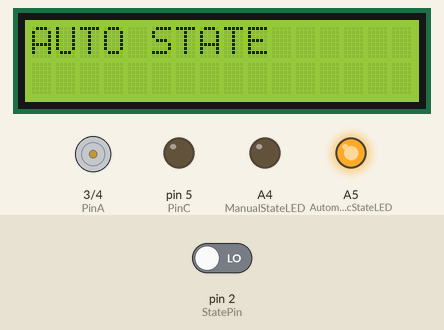
Simulated run of this sketch. Board: Arduino Uno, built with avr-gcc and run on an emulated ATmega328P. Parts: 16×2 character LCD, motor-driver pin pairs drawn as motors (green arrow = first pin HIGH = forward, orange = second pin HIGH = backward, longer = more drive), output pins drawn as LEDs (lit = HIGH). The inputs (shaded band) are chosen by the test bench; at power-on: pin 2 (StatePin) LOW. Random numbers use the default seed unless the sketch sets one.

Above: at 1.2 s.
1.3 s: pin 2 (StatePin) driven HIGH
At 3.1 s:
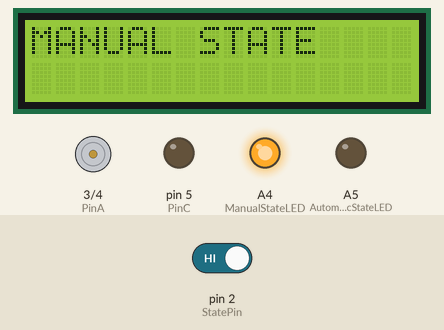
3.4 s: pin 2 (StatePin) driven LOW
At 5.5 s:
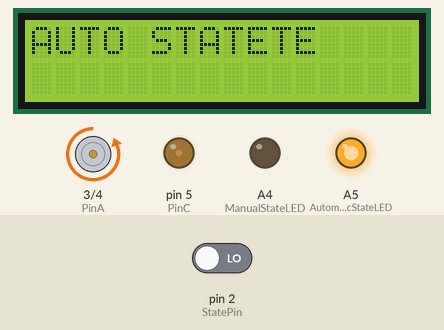
At 8.8 s:
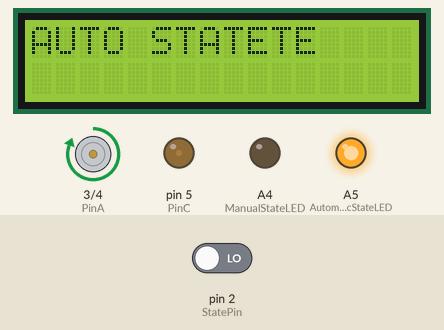
Timing chart, 0 to 43.6 s (numbered marks = the images above; inputs shaded):
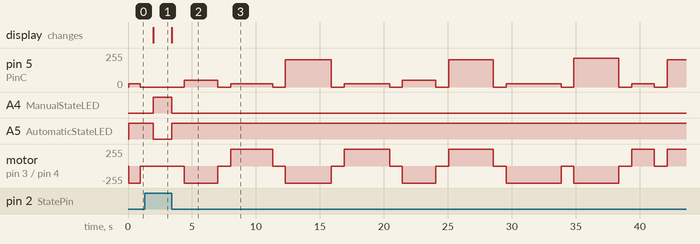

The sketch:

Auto_Manual_Azimuth_Code.ino
```cpp
#include <LiquidCrystal.h>

#define ANGLE_NUM 50

//Azimuth and Elevation angle array
long AngleArray[ANGLE_NUM] = {0};

/****** Enums *******/
typedef enum
{
  MANUAL,
  AUTOMATIC
} tSystemState;

typedef enum
{
  CW,
  CCW,
  STOP
} tDirection;

/******* Prototypes ******/
tSystemState isAutomatic(void);
void ManualState(void);
void AutomaticState(void);
tDirection DetermineDirection(void);
float DetermineMotorSpeed(void);
float CalculateDegreePerSecond(void);
float DetermineRequiredTime(void);

void StartMotor();
void StopMotor(void);

/****** Variables *******/
//StatePin
int StatePin = 2;
int ManualStateLED = A4;
int AutomaticStateLED = A5;

int PinA = 3;
int PinB = 4;
int PinC = 5;

const int rs = 7, en = 6, d4 = A0, d5 = A1, d6 = A2, d7 = A3;
LiquidCrystal LCD(rs, en, d4, d5, d6, d7);

/****** Data ************/
//int AzimuthAngleValues[]
int SpeedIndex;
float MotorRPM[] = {1.36 , 2.76 , 4.15 , 5.58 , 7.00 , 11.21 , 11.94 , 12.63 , 13.33} ;
float MotorSpeeds[] = {0.5, 1.0, 1.5, 2.0, 2.5, 4.0, 4.25, 4.5, 4.75};

long RequiredAngle = 0;
long CurrentAngle = 0;
long AngleDifference = 0;
tDirection Direction;
float MotorSpeed = 0.0;
long RequiredTime = 0;

void setup()
{
  //STATE LEDs
  pinMode(ManualStateLED, OUTPUT);
  pinMode(AutomaticStateLED, OUTPUT);

  //STATE PIN MODE
  pinMode(StatePin, INPUT);


  //CONTROL PIN MODE
  pinMode(PinA, OUTPUT);
  pinMode(PinB, OUTPUT);
  pinMode(PinC, OUTPUT);

  LCD.begin(16, 2);

  //ARRAY DATA FILL
  for (int i = 0; i < ANGLE_NUM; i++) {
    AngleArray[i] = random(350);
  }
}


void loop() {

  if (isAutomatic() == AUTOMATIC)
  {
    digitalWrite(AutomaticStateLED, HIGH);
    digitalWrite(ManualStateLED, LOW);
    for (int i = 0; i < ANGLE_NUM; i++)
    {
      RequiredAngle = AngleArray[i];
      AutomaticState();

      if (isAutomatic() == MANUAL)
      {
        break;
      }
      delay(1000);
    }
  }
  else if (isAutomatic() == MANUAL)
  {
    ManualState();
  }
}

void switchState() {
  digitalWrite(ManualStateLED, HIGH);
  digitalWrite(AutomaticStateLED, LOW);
  ManualState();
}

tSystemState isAutomatic(void) {
  if (digitalRead(StatePin) == HIGH) {
    return MANUAL;
  } else if (digitalRead(StatePin) == LOW) {
    return AUTOMATIC;
  }
}

void ManualState(void)
{
  LCD.setCursor(0, 0);
  LCD.print("MANUAL STATE");

  digitalWrite(ManualStateLED, HIGH);
  digitalWrite(AutomaticStateLED, LOW);
  StopMotor();

  //POLLING
  while (digitalRead(StatePin) == HIGH);
  //return to automatic mode
  digitalWrite(ManualStateLED, LOW);
  digitalWrite(AutomaticStateLED, HIGH);
  loop();
}

void AutomaticState(void)
{
  LCD.setCursor(0, 0);
  LCD.print("AUTO STATE");

  digitalWrite(AutomaticStateLED, HIGH);
  digitalWrite(ManualStateLED, LOW);

  Direction = DetermineDirection();
  MotorSpeed = DetermineMotorSpeed();
  RequiredTime = DetermineRequiredTime();

  if (isAutomatic() == MANUAL) {
    ManualState();
  }

  StartMotor();
  StopMotor();
}


//DIRECTION
tDirection DetermineDirection(void)
{
  //polling
  if (isAutomatic() == MANUAL) {
    ManualState();
  }

  AngleDifference = RequiredAngle - CurrentAngle;

  if (AngleDifference > 0) {
    return CCW;
  } else if (AngleDifference < 0) {
    return CW;
  } else {
    return STOP;
  }
}

float DetermineMotorSpeed(void)
{
  //polling
  if (isAutomatic() == MANUAL) {
    ManualState();
  }

  float sectorSpeedStep = 360.0 / 9.0;
  SpeedIndex =  abs(AngleDifference) / sectorSpeedStep;
  return MotorSpeeds[SpeedIndex];
}

// return Millisecond
float DetermineRequiredTime(void)
{
  //polling
  if (isAutomatic() == MANUAL) {
    ManualState();
  }

  float anlgePerSecond = CalculateDegreePerSecond() ;
  return (((abs(AngleDifference) / anlgePerSecond )) * pow(10, 3));
}

float CalculateDegreePerSecond(void)
{
  //polling
  if (isAutomatic() == MANUAL) {
    ManualState();
  }

  float ret = 0;
  ret =  (MotorRPM[SpeedIndex] * 360.0) / 60.0;
  return ret;
}


void StartMotor()
{
  //polling
  if (isAutomatic() == MANUAL) {
    ManualState();
  }

  //Setting Motor Direction
  if (Direction == CW)
  {
    digitalWrite(PinA, HIGH);
    digitalWrite(PinB, LOW);
  }
  else if (Direction == CCW)
  {
    digitalWrite(PinA, LOW);
    digitalWrite(PinB, HIGH);
  }

  //polling
  if (isAutomatic() == MANUAL) {
    ManualState();
  }
  //Setting Motor Speed
  while (RequiredTime > 0 ) {
    analogWrite(PinC, (int) ((MotorSpeed / 5) * 255)); //generate a pulse with different width
    delayMicroseconds(2000); //delay the time for one pulse (2 ms)
    RequiredTime -= 2; //decrement the required time by 2 ms
    //polling
    if (isAutomatic() == MANUAL) {
      ManualState();
    }
  }

  //polling
  if (isAutomatic() == MANUAL) {
    ManualState();
  }
  analogWrite(PinC, 0);
  CurrentAngle = RequiredAngle ;
}

void StopMotor(void)
{
  digitalWrite(PinA, LOW);
  digitalWrite(PinB, LOW);
  analogWrite(PinC, 0);
}
```

Measured:
- after the input at 1.3 s, A4 (ManualStateLED): LOW → HIGH after 0.66 s; A5 (AutomaticStateLED): HIGH → LOW after 0.66 s; the display: changes after 0.66 s (image 1)
- after the input at 3.4 s, pin 5 (PinC): 0/255 → 51/255 after 1.0 s, → 0/255 2.6 s later, → 25/255 1.0 s later, → 0/255 3.3 s later, … (19 changes in this stretch); A4 (ManualStateLED): HIGH → LOW at once
